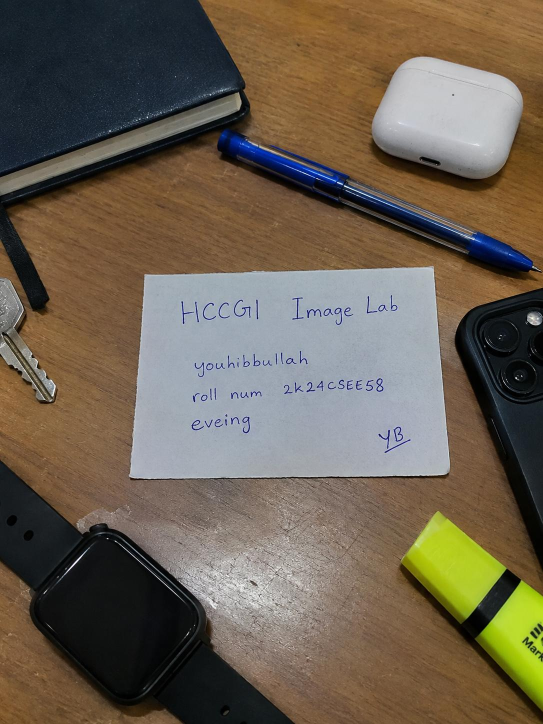
#> input picture original.jpg, 1086 x 1448 px, found by its file name (shown at 1/2 size)
$ python weeks01-03_image_lab.py   (older library calls are emulated)
#> lines starting #> are read from the running program, lines starting #| are printed output that depends on the picture; after the words box and inside, x2 and y2 are one past the last pixel; in counts of white or black regions, pixels touching at a corner belong together
import os

import cv2
import numpy as np
import matplotlib.pyplot as plt


def inspect_image(image_path: str) -> dict:
    """Load the image and return its measured image-data properties."""

    image = cv2.imread(image_path)

    if image is None:
        raise FileNotFoundError(f"Could not load image: {image_path}")

    height, width, channels = image.shape

    pixel_count = width * height
    estimated_bytes = pixel_count * channels

    return {
        "width": width,
        "height": height,
        "channels": channels,
        "shape": list(image.shape),
        "pixel_count": pixel_count,
        "estimated_bytes": estimated_bytes,
        "color_order": "BGR",
    }


def create_pixel_views(image_path: str, output_dir: str) -> dict:
    """Create the labeled channel, grayscale, and downsampled views."""

    os.makedirs(output_dir, exist_ok=True)

    image = cv2.imread(image_path)

    if image is None:
        raise FileNotFoundError(f"Could not load image: {image_path}")

    height, width = image.shape[:2]

    blue, green, red = cv2.split(image)

    grayscale = cv2.cvtColor(image, cv2.COLOR_BGR2GRAY)

    new_width = width // 2
    new_height = height // 2

    downsampled = cv2.resize(
        image,
        (new_width, new_height),
        interpolation=cv2.INTER_AREA
    )

    output_path = os.path.join(output_dir, "pixel_views.png")

    fig, axes = plt.subplots(2, 3, figsize=(14, 9))

    axes[0, 0].imshow(cv2.cvtColor(image, cv2.COLOR_BGR2RGB))
    axes[0, 0].set_title("Original Image")

    axes[0, 1].imshow(red, cmap="gray")
    axes[0, 1].set_title("Red Channel")

    axes[0, 2].imshow(green, cmap="gray")
    axes[0, 2].set_title("Green Channel")

    axes[1, 0].imshow(blue, cmap="gray")
    axes[1, 0].set_title("Blue Channel")

    axes[1, 1].imshow(grayscale, cmap="gray")
    axes[1, 1].set_title("Grayscale")

    axes[1, 2].imshow(cv2.cvtColor(downsampled, cv2.COLOR_BGR2RGB))
    axes[1, 2].set_title(
        f"Downsampled ({new_width} x {new_height})"
    )

    for ax in axes.flat:
        ax.axis("off")

    plt.tight_layout()
    plt.savefig(output_path, dpi=150)
    plt.close(fig)

    return {
        "original_size": [width, height],
        "downsampled_size": [new_width, new_height],
        "output_path": output_path,
    }


def create_adjustments(
    image_path: str,
    output_dir: str,
    brightness_delta: int = 40,
    contrast_factor: float = 1.5,
    threshold: int = 127,
) -> dict:
    """Create labeled brightness, contrast, and threshold results."""

    os.makedirs(output_dir, exist_ok=True)

    if not 0 <= threshold <= 255:
        raise ValueError("threshold must be between 0 and 255")

    image = cv2.imread(image_path)

    if image is None:
        raise FileNotFoundError(f"Could not load image: {image_path}")

    grayscale = cv2.cvtColor(image, cv2.COLOR_BGR2GRAY)

    brighter = np.clip(
        grayscale.astype(np.int16) + brightness_delta,
        0,
        255
    ).astype(np.uint8)

    higher_contrast = np.clip(
        grayscale.astype(np.float32) * contrast_factor,
        0,
        255
    ).astype(np.uint8)

    _, thresholded = cv2.threshold(
        grayscale,
        threshold,
        255,
        cv2.THRESH_BINARY
    )

    output_path = os.path.join(output_dir, "adjustments.png")

    fig, axes = plt.subplots(2, 2, figsize=(12, 9))

    axes[0, 0].imshow(grayscale, cmap="gray")
    axes[0, 0].set_title("Original Grayscale")

    axes[0, 1].imshow(brighter, cmap="gray")
    axes[0, 1].set_title(f"Brighter (+{brightness_delta})")

    axes[1, 0].imshow(higher_contrast, cmap="gray")
    axes[1, 0].set_title(f"Higher Contrast (x{contrast_factor})")

    axes[1, 1].imshow(thresholded, cmap="gray")
    axes[1, 1].set_title(f"Threshold ({threshold})")

    for ax in axes.flat:
        ax.axis("off")

    plt.tight_layout()
    plt.savefig(output_path, dpi=150)
    plt.close(fig)

    return {
        "brightness_delta": brightness_delta,
        "contrast_factor": contrast_factor,
        "threshold": threshold,
        "output_path": output_path,
    }


def create_blur_and_edges(
    image_path: str,
    output_dir: str,
    kernel_size: int = 5,
) -> dict:
    """Create labeled grayscale, mean-blur, and Sobel-edge results."""

    os.makedirs(output_dir, exist_ok=True)

    if kernel_size <= 0 or kernel_size % 2 == 0:
        raise ValueError("kernel_size must be a positive odd integer")

    image = cv2.imread(image_path)

    if image is None:
        raise FileNotFoundError(f"Could not load image: {image_path}")

    grayscale = cv2.cvtColor(image, cv2.COLOR_BGR2GRAY)

    blurred = cv2.blur(
        grayscale,
        (kernel_size, kernel_size)
    )

    sobel_x_original = cv2.Sobel(
        grayscale,
        cv2.CV_64F,
        1,
        0,
        ksize=3
    )

    sobel_y_original = cv2.Sobel(
        grayscale,
        cv2.CV_64F,
        0,
        1,
        ksize=3
    )

    edges_original = cv2.magnitude(
        sobel_x_original,
        sobel_y_original
    )

    sobel_x_blurred = cv2.Sobel(
        blurred,
        cv2.CV_64F,
        1,
        0,
        ksize=3
    )

    sobel_y_blurred = cv2.Sobel(
        blurred,
        cv2.CV_64F,
        0,
        1,
        ksize=3
    )

    edges_blurred = cv2.magnitude(
        sobel_x_blurred,
        sobel_y_blurred
    )

    output_path = os.path.join(
        output_dir,
        "blur_and_edges.png"
    )

    fig, axes = plt.subplots(2, 2, figsize=(12, 9))

    axes[0, 0].imshow(grayscale, cmap="gray")
    axes[0, 0].set_title("Grayscale")

    axes[0, 1].imshow(blurred, cmap="gray")
    axes[0, 1].set_title(f"Mean Blur ({kernel_size}x{kernel_size})")

    axes[1, 0].imshow(edges_original, cmap="gray")
    axes[1, 0].set_title("Sobel Edges - Original")

    axes[1, 1].imshow(edges_blurred, cmap="gray")
    axes[1, 1].set_title("Sobel Edges - Blurred")

    for ax in axes.flat:
        ax.axis("off")

    plt.tight_layout()
    plt.savefig(output_path, dpi=150)
    plt.close(fig)

    return {
        "kernel_size": kernel_size,
        "output_path": output_path,
    }


def run_lab(image_path: str, output_dir: str) -> dict:
    """Run Tasks 1-4 and return their results together."""

    os.makedirs(output_dir, exist_ok=True)

    task1 = inspect_image(image_path)
    task2 = create_pixel_views(image_path, output_dir)
    task3 = create_adjustments(image_path, output_dir)
    task4 = create_blur_and_edges(image_path, output_dir)

    return {
        "task1": task1,
        "task2": task2,
        "task3": task3,
        "task4": task4,
    }


def main() -> None:
    """Run the lab using the required repository paths."""

    image_path = "images/original.jpg"
    output_dir = "outputs"

    results = run_lab(image_path, output_dir)
#> in inspect_image, image is the input picture: shape (1448, 1086, 3); mean B, G, R 81.2, 96.7, 107.9
#> in create_pixel_views, `plt.savefig(output_path, dpi=150)`:
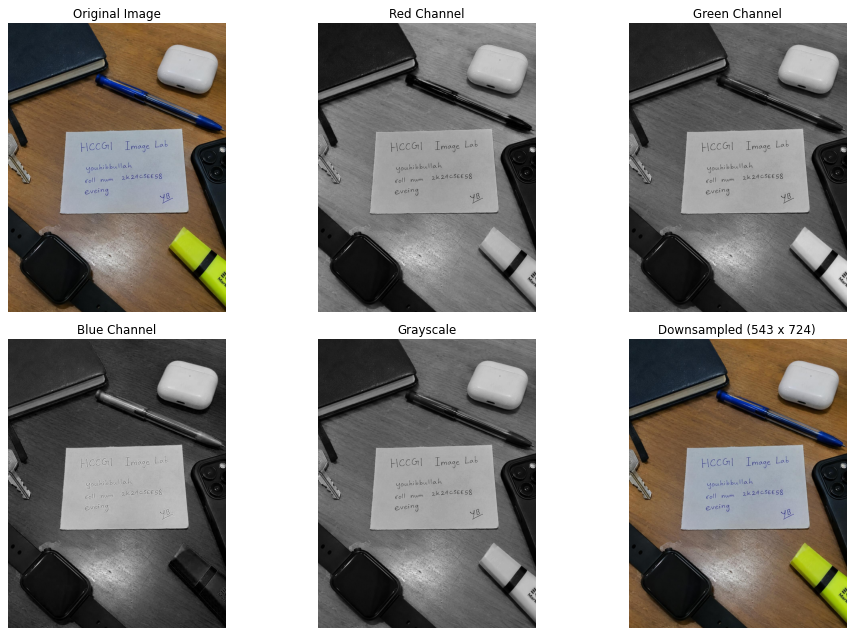
#> figure drawn by matplotlib, 6 panels
#> in create_adjustments, `brighter = np.clip( grayscale.astype(np.int16) + brightness_delta, 0, ..`:
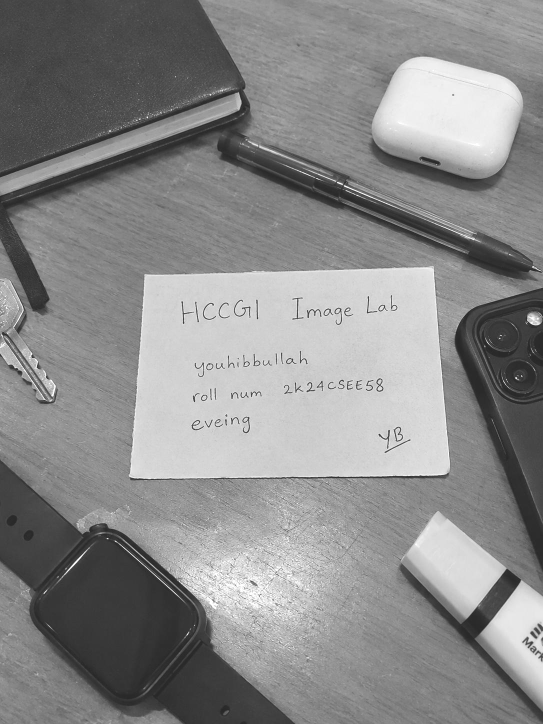
#> brighter: shape (1448, 1086) (shown at 1/2 size); min 40, max 255, mean 138.2
#> in create_adjustments, `higher_contrast = np.clip( grayscale.astype(np.float32) * contrast_fac..`:
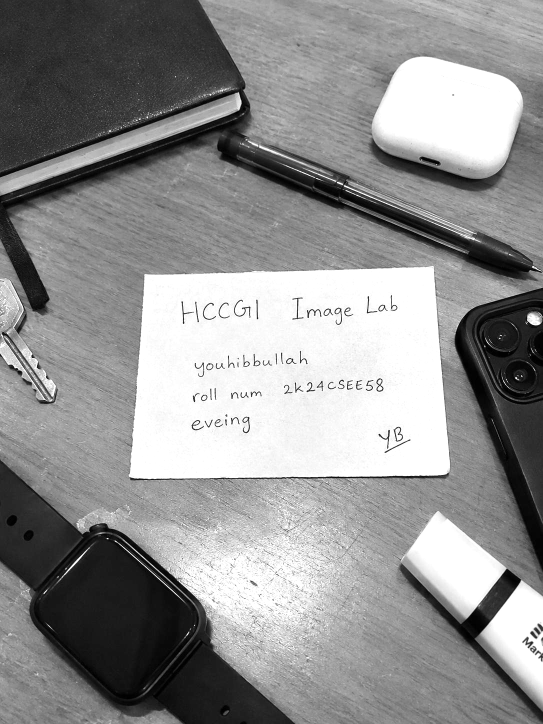
#> higher_contrast: shape (1448, 1086) (shown at 1/2 size); min 0, max 255, mean 145
#> in create_adjustments, `_, thresholded = cv2.threshold( grayscale, threshold, 255, cv2.THRESH_..`:
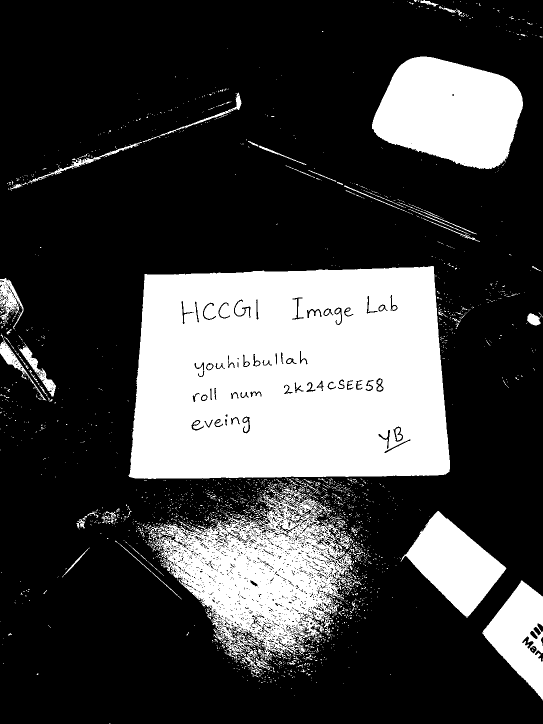
#> thresholded: shape (1448, 1086) (shown at 1/2 size); 26.7% white; 2345 white regions (2209 under 20 px), largest, box (x1, y1, x2, y2) and area: (257, 532, 900, 958) 244718, (297, 978, 707, 1339) 66518, (744, 113, 1046, 338) 48975
#> in create_blur_and_edges, `blurred = cv2.blur( grayscale, (kernel_size, kernel_size) )`:
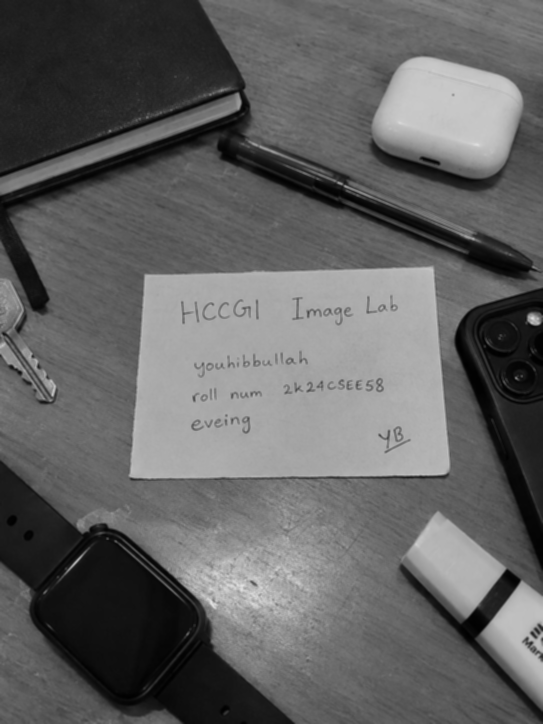
#> blurred: shape (1448, 1086) (shown at 1/2 size); min 0, max 227, mean 98.2
#> in create_blur_and_edges, `sobel_y_blurred = cv2.Sobel( blurred, cv2.CV_64F, 0, 1, ksize=3 )`:
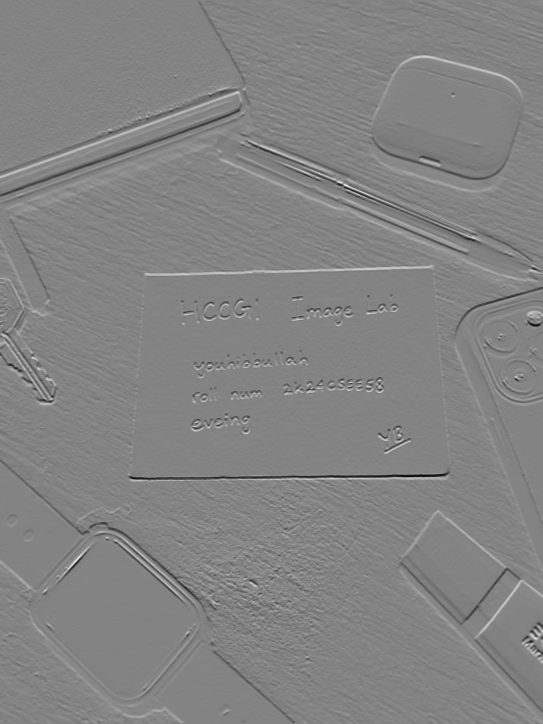
#> sobel_y_blurred: shape (1448, 1086) float64 (shown at 1/2 size); min -310, max 291, mean 0; drawn with min black and max white
#> in create_blur_and_edges, `edges_blurred = cv2.magnitude( sobel_x_blurred, sobel_y_blurred )`:
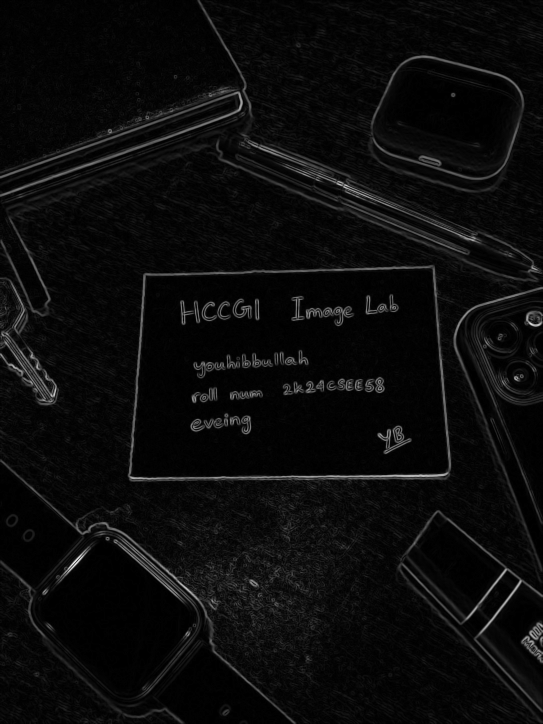
#> edges_blurred: shape (1448, 1086) float64 (shown at 1/2 size); min 0, max 376.4, mean 17.4; drawn with min black and max white

    print("Task 1 - Image Information")
    print(results["task1"])
#| {'width': 1086, 'height': 1448, 'channels': 3, 'shape': [1448, 1086, 3], 'pixel_count': 1572528, 'estimated_bytes': 4717584, 'color_order': 'BGR'}

    print("\nTask 2 - Pixel Views")
    print(results["task2"])
#| {'original_size': [1086, 1448], 'downsampled_size': [543, 724], 'output_path': 'outputs/pixel_views.png'}

    print("\nTask 3 - Adjustments")
    print(results["task3"])
#| {'brightness_delta': 40, 'contrast_factor': 1.5, 'threshold': 127, 'output_path': 'outputs/adjustments.png'}

    print("\nTask 4 - Blur and Edges")
    print(results["task4"])
#| {'kernel_size': 5, 'output_path': 'outputs/blur_and_edges.png'}

    print("\nLab completed successfully.")


if __name__ == "__main__":
    main()
